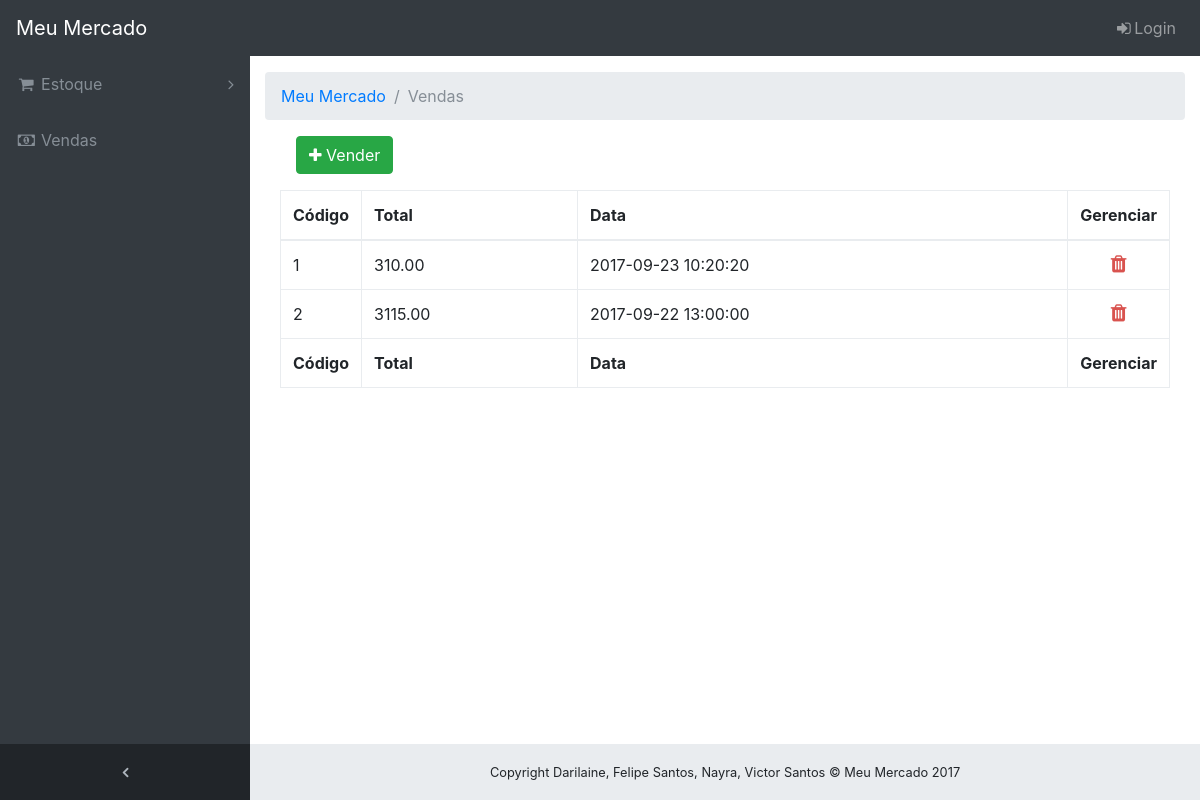
The page /vendas.php on the database its author committed.
### tables this page shows
CREATE TABLE `vendas` (
  `ID` int(6) UNSIGNED NOT NULL,
  `Data` datetime NOT NULL
);

### vendas.php (the view, shortened to what this page needs)
<!DOCTYPE html>
<html lang="pt-br">
  <head>
    <link href="vendor/bootstrap/css/bootstrap.min.css" rel="stylesheet">
    <link href="vendor/font-awesome/css/font-awesome.min.css" rel="stylesheet" type="text/css">
    <link href="vendor/datatables/dataTables.bootstrap4.css" rel="stylesheet">
    <link href="css/remodal.css" rel="stylesheet" type="text/css">
    <link href="css/remodal-default-theme.css" rel="stylesheet" type="text/css">
    <link href="css/sb-admin.css" rel="stylesheet">
  </head>
  <?php
    include ("includes/dbconnect.php");
    $consulta = $conexao->prepare("SELECT vendas.ID, vendas.Data, sum(produtos.Valor * vendas_itens.Quantidade) AS Total FROM vendas JOIN vendas_itens ON vendas.ID = vendas_itens.VendaID JOIN produtos ON produtos.ID = vendas_itens.ProdutoID GROUP BY vendas_itens.VendaID");
    $consulta->execute();
    $registros = $consulta->fetchAll();
  ?>
  <body class="fixed-nav sticky-footer bg-dark" id="page-top">
    <?php include ('includes/menu.php'); ?>
    <div class="content-wrapper">
      <div class="container-fluid">
        <ol class="breadcrumb">
          <li class="breadcrumb-item"><a href="index.php">Meu Mercado</a></li>
          <li class="breadcrumb-item active">Vendas</li>
        </ol>
        <div class="col-md-12">
          <a href="criar-venda.php" class="btn btn-success form-group btnCreate">
            <span><i class="fa fa-plus" aria-hidden="true"></i> Vender</span>
          </a>
          <br>
          <table id="dataTable" class="table table-bordered" width="100%" id="dataTable" cellspacing="0">
            <thead>
              <tr>
                <th width="50px">Código</th>
                <th>Total</th>
                <th>Data</th>
                <th width="50px">Gerenciar</th>
              </tr>
            </thead>
            <tfoot>
              <tr>
                <th>Código</th>
                <th>Total</th>
                <th>Data</th>
                <th width="50px">Gerenciar</th>
              </tr>
            </tfoot>
            <tbody>
              <?php
                foreach ($registros as $key => $value)
                {
                  echo "<tr>";
                  echo  "<td class='venda vendaID' data-id='" . $value['ID'] . "'>" . $value['ID'] . "</td>";
                  echo  "<td class='venda vendaTotal'>" . $value['Total'] . "</td>";
                  echo  "<td class='venda vendaData'>" . $value['Data'] . "</td>";
                  echo  "<td class='text-center'><a href='#deleteModal' class='btnDelete'><i class='fa fa-trash' aria-hidden='true'></i></a></td>";
                  echo "</tr>";
                }
              ?>
            </tbody>
          </table>
          <br>
        </div>
      </div>
    </div>
  </body>
</html>

### css/sb-admin.css (style rules this page uses)
html { position: relative; min-height: 100%; }
body.sticky-footer { margin-bottom: 56px; }
body.sticky-footer .content-wrapper { min-height: calc(100vh - 56px - 56px); }
body.fixed-nav { padding-top: 56px; }
.content-wrapper { min-height: calc(100vh - 56px); padding-top: 1rem; }
.content-wrapper { overflow-x: hidden; background: white; }
@media (min-width: 992px) { .content-wrapper { margin-left: 250px; } }
footer.sticky-footer { position: absolute; right: 0; bottom: 0; width: 100%; height: 56px; background-color: #e9ecef; line-height: 55px; }
@media (min-width: 992px) { footer.sticky-footer { width: calc(100% - 250px); } }
small { text-align: center; }
.btnCreate { margin-left: 1rem; }
.btnEdit i, .btnDelete i { font-size: 20px; margin-right: 3px; margin-left: 3px; }
.btnDelete i { color: #d9534f; }
.venda { cursor: pointer; }

### rows shown on the page
vendas: ID "1", Total "310.00", Data "2017-09-23 10:20:20"
vendas: ID "2", Total "3115.00", Data "2017-09-22 13:00:00"
